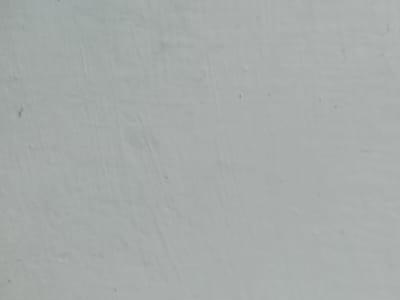
#> input picture assets/inspect_master/cell_0_0.jpg, 400 x 300 px, given in place of opt_v1.jpg, which was not available
$ python ascii_opt_crops.py
#> lines starting #> are read from the running program, lines starting #| are printed output that depends on the picture
from PIL import Image

for name in ['opt_v1', 'opt_v2', 'opt_v3']:
    im = Image.open(f'assets/inspect_master/{name}.jpg').convert('L')
    t = im.resize((60, 16))
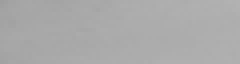
#> t: PIL image 60x16 L (shown 4 times larger); min 158, max 178, mean 170.5
    chars = ' .:-=+*#%@'
    print(f'=== {name} ===')
    for y in range(16):
        print(''.join(chars[t.getpixel((x, y)) * (len(chars)-1) // 255] for x in range(60)))
#> this loop made 16 passes
#> pass 2 of the loop `for name in ['opt_v1', 'opt_v2', 'opt_v3']:`:
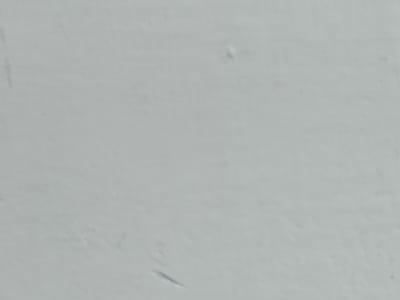
#> input picture assets/inspect_master/cell_0_1.jpg, 400 x 300 px, given in place of opt_v2.jpg, which was not available
#> `t = im.resize((60, 16))`:
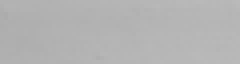
#> t: PIL image 60x16 L (shown 4 times larger); min 172, max 186, mean 179.7
#> the loop `for y in range(16):` made 16 passes
